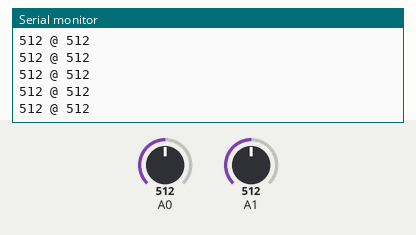
Bench run of a sketch on a simulated Arduino Uno, built with avr-gcc and run on an emulated ATmega328P. Shown: the last lines printed to the serial monitor. The inputs (shaded band) are chosen by the test bench; at power-on: A0 = 512, A1 = 512.

Above: at 1.2 s.
1.3 s: A0 set to 716
At 1.31 s:
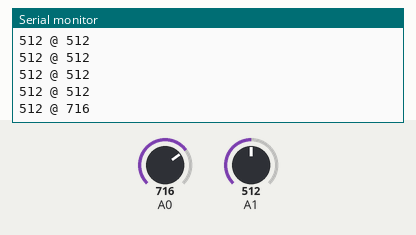
2.8 s: A1 set to 716
At 2.82 s:
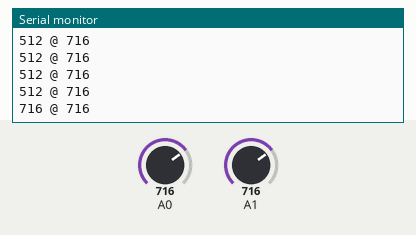
4.3 s: A0 set to 900
At 4.33 s:
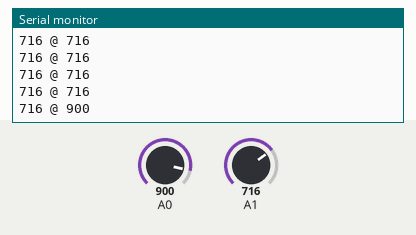
5.8 s: A1 set to 900
At 5.84 s:
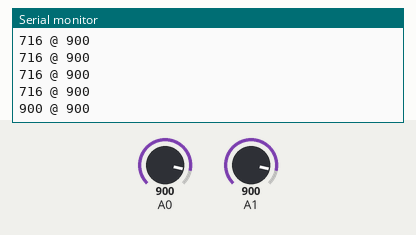
Timing chart, 0 to 8.3 s (numbered marks = the images above; inputs shaded):
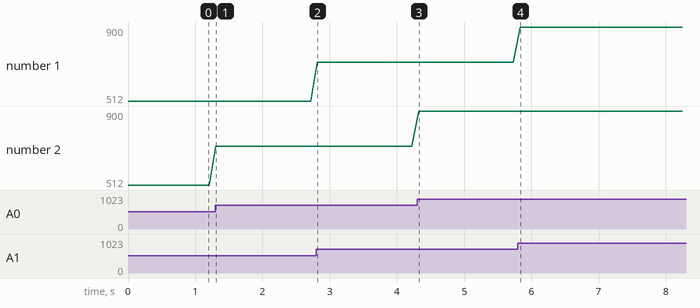

The sketch:

voltage.ino
```cpp
void setup(){
  Serial.begin(9600);
}

void loop(){
  Serial.println( String(analogRead(A1)) + " @ " + String(analogRead(A0)) );
  delay(100);
}
```

Measured:
- after the input at 1.3 s, the serial monitor: prints a new line at once (image 1)
- after the input at 2.8 s, the serial monitor: prints a new line at once (image 2)
- after the input at 4.3 s, the serial monitor: prints a new line at once (image 3)
- after the input at 5.8 s, the serial monitor: prints a new line at once (image 4)
- plotted number 2: 512 → 716 after the input at 1.3 s, 716 → 900 after the input at 4.3 s
